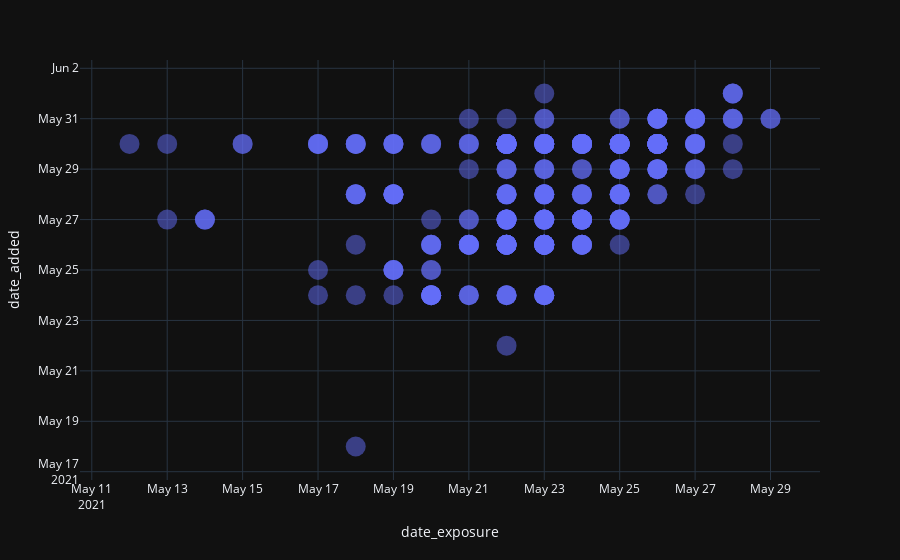

The cell this chart's notebook holds for it:
### Code cell
fig = px.scatter(elements, y="date_added", x="date_exposure", opacity=0.5, hover_data=['Suburb', 'Site'], template='plotly_dark')
fig.update_traces(marker_size = 20)

### Figure 1 — Plotly figure (JSON) as saved in the notebook; plotly's stock layout.template omitted (floating-point values rounded to 4 significant figures; data arrays with more than 128 entries replaced by an {"elided": "..."} marker saying what was removed)
{"data": [{"customdata": {"elided": "298x2 str values"}, "hovertemplate": "date_exposure=%{x}<br>date_added=%{y}<br>Suburb=%{customdata[0]}<br>Site=%{customdata[1]}<extra></extra>", "legendgroup": "", "marker": {"color": "#636efa", "opacity": 0.5, "size": 20, "symbol": "circle"}, "mode": "markers", "name": "", "orientation": "v", "showlegend": false, "type": "scatter", "x": {"elided": "298 str values"}, "xaxis": "x", "y": {"elided": "298 str values"}, "yaxis": "y"}], "layout": {"legend": {"tracegroupgap": 0}, "margin": {"t": 60}, "xaxis": {"anchor": "y", "domain": [0, 1], "title": {"text": "date_exposure"}}, "yaxis": {"anchor": "x", "domain": [0, 1], "title": {"text": "date_added"}}}}
